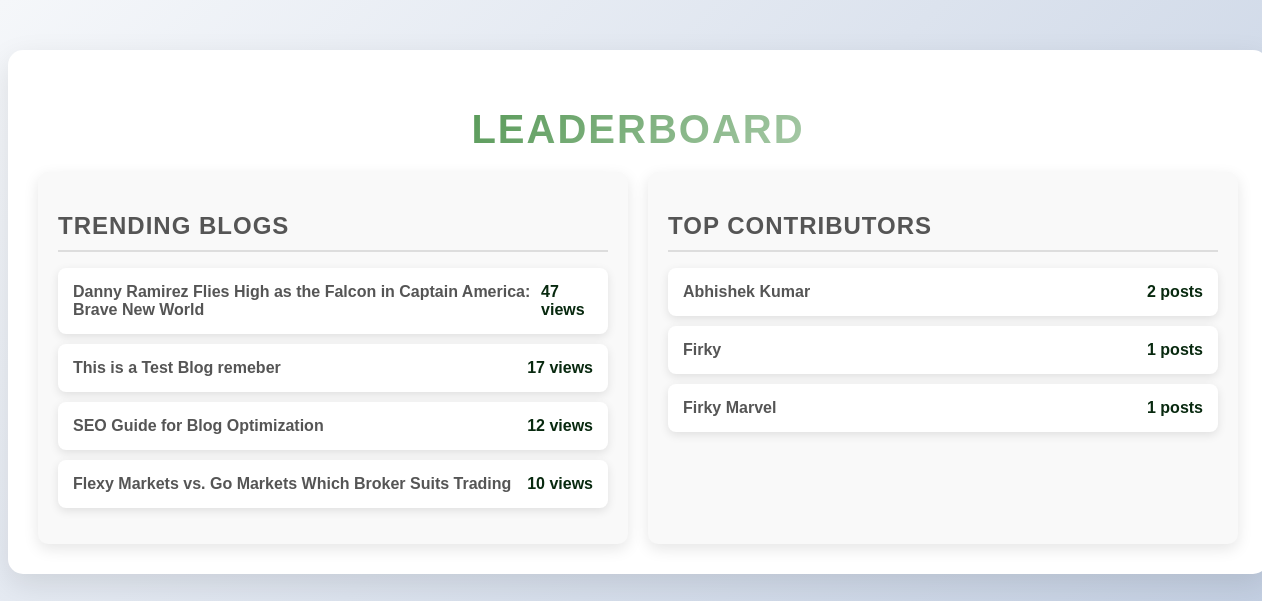
The app's page /admin/leaderboard.php with its own data.
### tables this page shows
CREATE TABLE `blogs` (
  `id` int(11) NOT NULL,
  `title` varchar(255) NOT NULL,
  `seo_slug` varchar(255) NOT NULL,
  `status` enum('published','draft') NOT NULL,
  `views` int(11) DEFAULT 0,
  `created_at` timestamp NOT NULL DEFAULT current_timestamp(),
  `content` text NOT NULL,
  `author` varchar(255) NOT NULL,
  `featured_image` varchar(255) NOT NULL,
  `tags` varchar(255) NOT NULL
);

### api/get_leaderboard.php (called while the page is built)
<?php
include '../config/db.php';
$blogQuery = "SELECT title, views FROM blogs ORDER BY views DESC LIMIT 5";
$blogResult = mysqli_query($conn, $blogQuery);
$blogs = mysqli_fetch_all($blogResult, MYSQLI_ASSOC);
$userQuery = "SELECT author, COUNT(*) as posts FROM blogs GROUP BY author ORDER BY posts DESC LIMIT 5";
$userResult = mysqli_query($conn, $userQuery);
if ($userResult) {
    $users = mysqli_fetch_all($userResult, MYSQLI_ASSOC);
} else {
    $users = [];
}
?>

### admin/leaderboard.php (the view, shortened to what this page needs)
<?php include '../api/get_leaderboard.php'; ?>
<!DOCTYPE html>
<html lang="en">
<head>
</head>
<body>
    <div class="leaderboard-container">
        <h1 class="leaderboard-title">Leaderboard</h1>
        <div class="leaderboard-sections">
            <div class="leaderboard-trending-blogs">
                <h2 class="leaderboard-section-title">Trending Blogs</h2>
                <ul class="leaderboard-list" id="trending-blogs-list">
                    <?php foreach ($blogs as $blog): ?>
                        <li class="leaderboard-list-item">
                            <span><?php echo htmlspecialchars($blog['title']); ?></span>
                            <span><?php echo $blog['views']; ?> views</span>
                        </li>
                    <?php endforeach; ?>
                </ul>
            </div>
            <div class="leaderboard-top-contributors">
                <h2 class="leaderboard-section-title">Top Contributors</h2>
                <ul class="leaderboard-list" id="top-contributors-list">
                    <?php foreach ($users as $user): ?>
                        <li class="leaderboard-list-item">
                            <span><?php echo htmlspecialchars($user['author']); ?></span>
                            <span><?php echo $user['posts']; ?> posts</span>
                        </li>
                    <?php endforeach; ?>
                </ul>
            </div>
        </div>
    </div>
</body>
</html>

### admin/leaderboard.php (style rules this page uses)
body { background: linear-gradient(135deg, #f5f7fa, #c3cfe2); font-family: 'Arial', sans-serif; }
.leaderboard-container { width: 100%; padding: 30px; background: #fff; border-radius: 15px; box-shadow: 0 10px 30px rgba(0, 0, 0, 0.1); animation: fadeIn 1s ease-in-out; max-width: 1200px; margin: 50px auto; }
.leaderboard-title { text-align: center; color: #333; font-size: 2.5rem; margin-bottom: 20px; text-transform: uppercase; letter-spacing: 2px; background: linear-gradient(135deg, #006400,rgb(255, 255, 255)); -webkit-background-clip: text; color: transparent; }
.leaderboard-sections { display: flex; justify-content: space-between; gap: 20px; margin-top: 20px; }
.leaderboard-trending-blogs, .leaderboard-top-contributors { width: 48%; background: #f9f9f9; padding: 20px; border-radius: 10px; box-shadow: 0 5px 15px rgba(0, 0, 0, 0.1); transition: transform 0.3s ease, box-shadow 0.3s ease; }
.leaderboard-section-title { color: #555; border-bottom: 2px solid #ddd; padding-bottom: 10px; font-size: 1.5rem; margin-bottom: 15px; text-transform: uppercase; letter-spacing: 1px; }
.leaderboard-list { list-style-type: none; padding: 0; }
.leaderboard-list-item { background: #fff; margin: 10px 0; padding: 15px; border-radius: 8px; display: flex; justify-content: space-between; align-items: center; box-shadow: 0 3px 10px rgba(0, 0, 0, 0.1); transition: transform 0.3s ease, box-shadow 0.3s ease; }
.leaderboard-list-item span { font-weight: bold; color: #333; }
.leaderboard-list-item span:first-child { color: #555; }
.leaderboard-list-item span:last-child { color:rgb(8, 41, 15); }

### records on screen
blogs: title "Danny Ramirez Flies High as the Falcon in Captain America: Brave New World", views "47"
blogs: title "This is a Test Blog remeber", views "17"
blogs: title "SEO Guide for Blog Optimization", views "12"
blogs: title "Flexy Markets vs. Go Markets Which Broker Suits Trading", views "10"

### other values on screen
$user['author'] "Abhishek Kumar"
$user['posts'] "2"
$user['author'] "Firky"
$user['posts'] "1"
$user['author'] "Firky Marvel"
